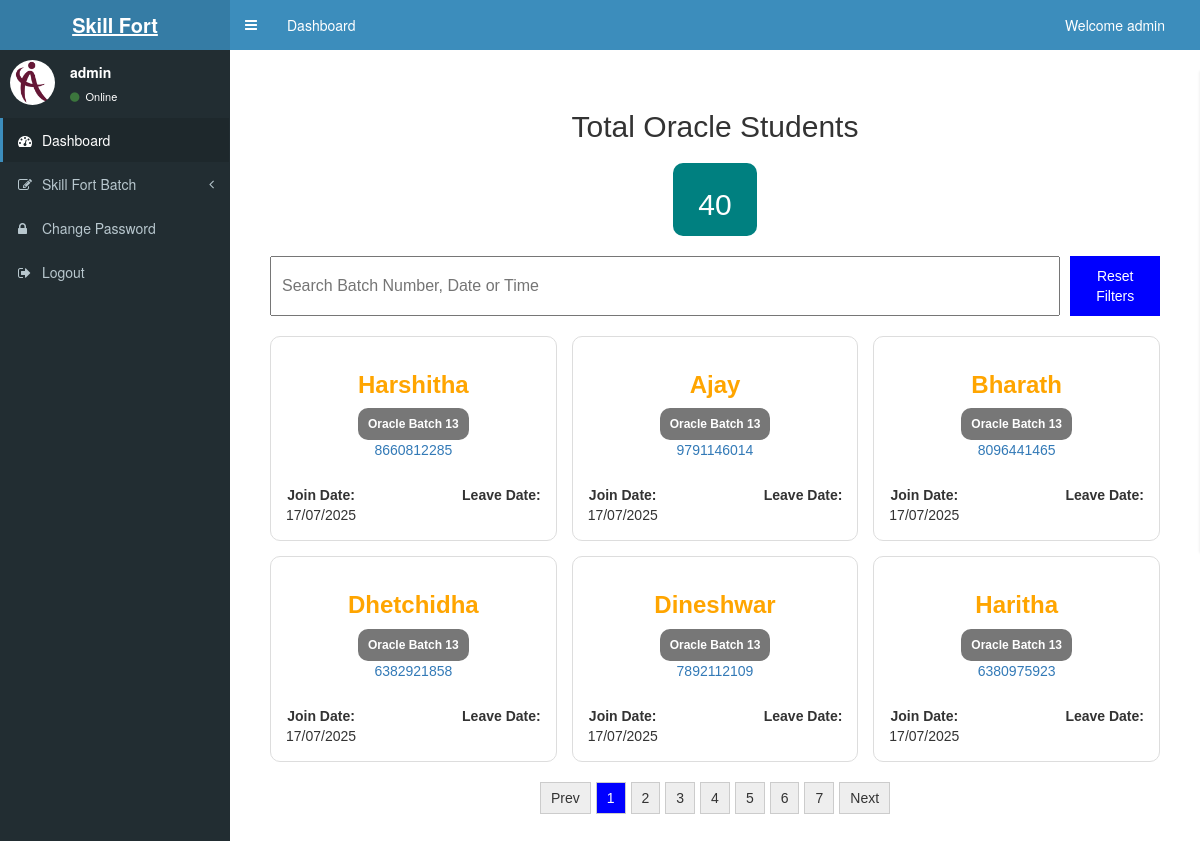
/viewAllStudents.php?category=Oracle (signed in), run on the app's committed database.
### tables this page shows
CREATE TABLE `student` (
  `id` int(11) NOT NULL,
  `studentId` varchar(200) NOT NULL,
  `studentName` varchar(200) NOT NULL,
  `mobile` varchar(200) NOT NULL,
  `gmail` varchar(200) NOT NULL,
  `referBy` varchar(200) NOT NULL,
  `description` text NOT NULL,
  `course` varchar(200) NOT NULL,
  `class_name` varchar(200) NOT NULL,
  `class_time` varchar(200) NOT NULL,
  `start_date` varchar(200) NOT NULL,
  `whatsappLink` varchar(200) NOT NULL,
  `date` timestamp NOT NULL DEFAULT current_timestamp() ON UPDATE current_timestamp(),
  `join_date` varchar(200) NOT NULL,
  `leave_date` varchar(200) NOT NULL,
  `action` varchar(500) NOT NULL,
  `deleteReason` text NOT NULL,
  `end_date` varchar(200) NOT NULL
);

### viewAllStudents.php (the view, shortened to what this page needs)
<?php include('header.php') ?>
<?php
$course = $_GET["category"];
?>
<div class="content-wrapper">
    <div class="container-table">
        <br>
        <div class="classList">
            <div class="container-ClassList">
                <b>
                    <h2 id="h1id01">Total <?php echo $course; ?> Students</h2>
                </b>
                <div class="summary">
                    <div class="summary-card">
                        <h2 id="enquiryCount">0</h2>
                    </div>
                </div>
                <div class="filters">
                    <input type="text" id="searchInput" placeholder="Search Batch Number, Date or Time" />
                    <button id="resetBtn">Reset Filters</button>
                </div>
                <div id="enquiryList" class="card-grid">
                    <?php
                    $result = mysqli_query($conn, "SELECT * FROM `student` WHERE `course`='$course' ORDER BY `id` DESC");
                    while ($row_result = mysqli_fetch_array($result)) {
                        $class_name = $row_result['class_name'];
                        $join_date = $row_result['join_date'];
                        $mobile = $row_result['mobile'];
                        $studentName = $row_result['studentName'];
                    ?>
                        <div class="card">
                            <h3 class="enquiry-id"><?php echo $studentName; ?></h3>
                            <div class="course-badge">
                                <span class="badge badge-secondary" style="padding: 10px;"><?php echo $class_name; ?></span>
                            </div>
                            <div class="mobile-badge">
                                <a class="callLink" href="#"><?php echo $mobile; ?></a>
                            </div>
                            <div class="card-footer">
                                <div><strong>Join Date:</strong><br><?php echo date("d/m/Y", strtotime($join_date)); ?></div>
                                <div>
                                    <strong>Leave Date:</strong><br>
                                </div>
                            </div>
                        </div>
                    <?php
                    }
                    ?>
                </div>
                <div class="pagination" id="pagination"></div>
            </div>
        </div>
    </div>
</div>
<?php include('footer.php') ?>

### header.php (style rules this page uses)
.container-table { margin: 15px; padding: 5px; }
.classList { font-family: Arial, sans-serif; margin: 20px; }
.container-ClassList { border-radius: 10px; }
#h1id01 { text-align: center; margin-bottom: 20px; }
.summary { display: flex; justify-content: center; margin-bottom: 20px; }
.summary-card { background: teal; color: white; padding: 5px 25px; border-radius: 10px; text-align: center; }
.filters { display: flex; flex-direction: column; gap: 10px; margin-bottom: 20px; }
.filters input { padding: 10px; font-size: 16px; width: 100%; }
.filters button { padding: 10px; background: blue; color: white; border: none; cursor: pointer; }
.card-grid { display: grid; grid-template-columns: 1fr; gap: 15px; }
@media (min-width: 600px) { .filters { flex-direction: row; justify-content: space-between; } }
@media (min-width: 600px) { .card-grid { grid-template-columns: repeat(3, 1fr); } }
.card { background: white; border: 1px solid #ddd; border-radius: 10px; padding: 15px; text-align: center; transition: 0.3s; }
.card .enquiry-id { color: orange; font-weight: bold; }
.card-footer { display: flex; justify-content: space-between; font-size: 14px; margin-top: 25px; }
.pagination { display: flex; justify-content: center; flex-wrap: wrap; margin-top: 20px; gap: 5px; }

### data on the page
student: studentName "Harshitha", class_name "Oracle Batch 13", mobile "8660812285", join_date "17/07/2025"
student: studentName "Ajay", class_name "Oracle Batch 13", mobile "9791146014", join_date "17/07/2025"
student: studentName "Bharath", class_name "Oracle Batch 13", mobile "8096441465", join_date "17/07/2025"
student: studentName "Dhetchidha", class_name "Oracle Batch 13", mobile "6382921858", join_date "17/07/2025"
student: studentName "Dineshwar", class_name "Oracle Batch 13", mobile "7892112109", join_date "17/07/2025"
student: studentName "Haritha", class_name "Oracle Batch 13", mobile "6380975923", join_date "17/07/2025"

### other printed values
$username "admin"
$course "Oracle"
